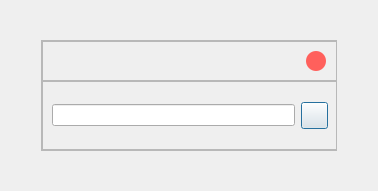
<?xml version="1.0" encoding="UTF-8"?>
<ui version="4.0">
 <class>Dialog</class>
 <widget class="QDialog" name="Dialog">
  <property name="geometry">
   <rect>
    <x>0</x>
    <y>0</y>
    <width>378</width>
    <height>191</height>
   </rect>
  </property>
  <property name="windowTitle">
   <string>Dialog</string>
  </property>
  <layout class="QGridLayout" name="gridLayout_2">
   <property name="leftMargin">
    <number>40</number>
   </property>
   <property name="topMargin">
    <number>40</number>
   </property>
   <property name="rightMargin">
    <number>40</number>
   </property>
   <property name="bottomMargin">
    <number>40</number>
   </property>
   <property name="spacing">
    <number>0</number>
   </property>
   <item row="1" column="0">
    <widget class="QFrame" name="out_frame">
     <property name="minimumSize">
      <size>
       <width>296</width>
       <height>0</height>
      </size>
     </property>
     <property name="maximumSize">
      <size>
       <width>296</width>
       <height>16777215</height>
      </size>
     </property>
     <property name="frameShape">
      <enum>QFrame::StyledPanel</enum>
     </property>
     <property name="frameShadow">
      <enum>QFrame::Raised</enum>
     </property>
     <layout class="QGridLayout" name="gridLayout">
      <property name="leftMargin">
       <number>0</number>
      </property>
      <property name="topMargin">
       <number>0</number>
      </property>
      <property name="rightMargin">
       <number>0</number>
      </property>
      <property name="bottomMargin">
       <number>0</number>
      </property>
      <property name="spacing">
       <number>0</number>
      </property>
      <item row="0" column="0">
       <widget class="QFrame" name="title_bar">
        <property name="minimumSize">
         <size>
          <width>296</width>
          <height>40</height>
         </size>
        </property>
        <property name="maximumSize">
         <size>
          <width>296</width>
          <height>40</height>
         </size>
        </property>
        <property name="styleSheet">
         <string notr="true"/>
        </property>
        <property name="frameShape">
         <enum>QFrame::StyledPanel</enum>
        </property>
        <property name="frameShadow">
         <enum>QFrame::Raised</enum>
        </property>
        <layout class="QGridLayout" name="gridLayout_4">
         <property name="leftMargin">
          <number>0</number>
         </property>
         <property name="topMargin">
          <number>0</number>
         </property>
         <property name="rightMargin">
          <number>11</number>
         </property>
         <property name="bottomMargin">
          <number>0</number>
         </property>
         <item row="0" column="0">
          <widget class="QLabel" name="window_title">
           <property name="text">
            <string>&lt;html&gt;&lt;head/&gt;&lt;body&gt;&lt;p align=&quot;center&quot;&gt;&lt;br/&gt;&lt;/p&gt;&lt;/body&gt;&lt;/html&gt;</string>
           </property>
           <property name="alignment">
            <set>Qt::AlignCenter</set>
           </property>
           <property name="wordWrap">
            <bool>true</bool>
           </property>
          </widget>
         </item>
         <item row="0" column="1">
          <widget class="QToolButton" name="close_form_button">
           <property name="minimumSize">
            <size>
             <width>20</width>
             <height>20</height>
            </size>
           </property>
           <property name="maximumSize">
            <size>
             <width>20</width>
             <height>20</height>
            </size>
           </property>
           <property name="styleSheet">
            <string notr="true">QToolButton{
border-radius: 10px;
background-color: #ff605c;}

QToolButton:hover{
background-color:#f05353;}</string>
           </property>
           <property name="text">
            <string/>
           </property>
           <property name="shortcut">
            <string>Esc</string>
           </property>
          </widget>
         </item>
        </layout>
       </widget>
      </item>
      <item row="1" column="0">
       <widget class="QFrame" name="frame">
        <property name="minimumSize">
         <size>
          <width>296</width>
          <height>69</height>
         </size>
        </property>
        <property name="maximumSize">
         <size>
          <width>296</width>
          <height>69</height>
         </size>
        </property>
        <property name="frameShape">
         <enum>QFrame::StyledPanel</enum>
        </property>
        <property name="frameShadow">
         <enum>QFrame::Raised</enum>
        </property>
        <layout class="QGridLayout" name="gridLayout_3">
         <item row="0" column="0">
          <widget class="QLineEdit" name="item_name"/>
         </item>
         <item row="0" column="1">
          <widget class="QPushButton" name="add_item">
           <property name="minimumSize">
            <size>
             <width>27</width>
             <height>27</height>
            </size>
           </property>
           <property name="maximumSize">
            <size>
             <width>27</width>
             <height>27</height>
            </size>
           </property>
           <property name="text">
            <string/>
           </property>
          </widget>
         </item>
        </layout>
       </widget>
      </item>
     </layout>
    </widget>
   </item>
  </layout>
 </widget>
 <resources/>
 <connections/>
</ui>
